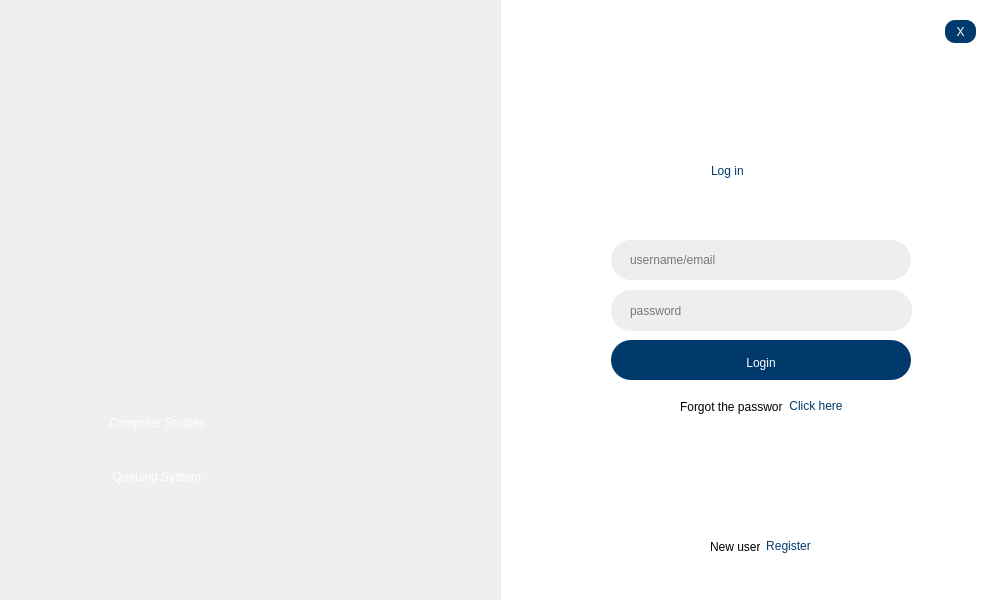
<?xml version="1.0" encoding="UTF-8"?>
<ui version="4.0">
 <class>Form</class>
 <widget class="QWidget" name="Form">
  <property name="geometry">
   <rect>
    <x>0</x>
    <y>0</y>
    <width>1000</width>
    <height>600</height>
   </rect>
  </property>
  <property name="minimumSize">
   <size>
    <width>1000</width>
    <height>600</height>
   </size>
  </property>
  <property name="maximumSize">
   <size>
    <width>1000</width>
    <height>600</height>
   </size>
  </property>
  <property name="windowTitle">
   <string>Form</string>
  </property>
  <widget class="QFrame" name="frame_2">
   <property name="geometry">
    <rect>
     <x>501</x>
     <y>0</y>
     <width>501</width>
     <height>624</height>
    </rect>
   </property>
   <property name="styleSheet">
    <string notr="true">background-color: rgb(255, 255, 255);</string>
   </property>
   <property name="frameShape">
    <enum>QFrame::NoFrame</enum>
   </property>
   <property name="frameShadow">
    <enum>QFrame::Plain</enum>
   </property>
   <widget class="QLabel" name="label">
    <property name="geometry">
     <rect>
      <x>210</x>
      <y>140</y>
      <width>101</width>
      <height>61</height>
     </rect>
    </property>
    <property name="styleSheet">
     <string notr="true">font: 26pt &quot;Segoe UI&quot;;
color: rgb(0, 58, 108);</string>
    </property>
    <property name="text">
     <string>Log in</string>
    </property>
   </widget>
   <widget class="QPushButton" name="login_btn">
    <property name="geometry">
     <rect>
      <x>110</x>
      <y>340</y>
      <width>300</width>
      <height>40</height>
     </rect>
    </property>
    <property name="minimumSize">
     <size>
      <width>300</width>
      <height>40</height>
     </size>
    </property>
    <property name="maximumSize">
     <size>
      <width>300</width>
      <height>40</height>
     </size>
    </property>
    <property name="styleSheet">
     <string notr="true">QPushButton{
	background-color: rgb(0, 58, 108);
	border: none;
	padding-top: 5px;
	color: rgb(255, 255, 255);
	border-radius: 20px;
} 
QPushButton:hover{
	background-color: rgb(85, 170, 255);
}
QPushButton:pressed{
	background-color:rgb(70, 141, 211);
}</string>
    </property>
    <property name="text">
     <string>Login</string>
    </property>
   </widget>
   <widget class="QLineEdit" name="username_field">
    <property name="geometry">
     <rect>
      <x>110</x>
      <y>240</y>
      <width>300</width>
      <height>40</height>
     </rect>
    </property>
    <property name="minimumSize">
     <size>
      <width>300</width>
      <height>40</height>
     </size>
    </property>
    <property name="styleSheet">
     <string notr="true">QLineEdit{
	border: 2px solid  rgb(238, 238, 238);
	border-radius: 20px;
	padding-left: 15px;
	padding-right: 20px;
	background-color: rgb(238, 238, 238);
}
QLineEdit:hover{
	border: 2px solid rgb(135, 197, 255);
}
QLineEdit:focus{
	border: 2px solid rgb(135, 197, 255);
}</string>
    </property>
    <property name="placeholderText">
     <string>username/email</string>
    </property>
   </widget>
   <widget class="QLineEdit" name="password_field">
    <property name="geometry">
     <rect>
      <x>110</x>
      <y>290</y>
      <width>301</width>
      <height>41</height>
     </rect>
    </property>
    <property name="minimumSize">
     <size>
      <width>300</width>
      <height>40</height>
     </size>
    </property>
    <property name="styleSheet">
     <string notr="true">QLineEdit{
	border: 2px solid  rgb(238, 238, 238);
	border-radius: 20px;
	padding-left: 15px;
	padding-right: 20px;
	background-color: rgb(238, 238, 238)
}
QLineEdit:hover{
	border: 2px solid rgb(135, 197, 255)
}
QLineEdit:focus{
	border: 2px solid rgb(135, 197, 255)
}</string>
    </property>
    <property name="echoMode">
     <enum>QLineEdit::Password</enum>
    </property>
    <property name="placeholderText">
     <string>password</string>
    </property>
   </widget>
   <widget class="QLabel" name="label_3">
    <property name="geometry">
     <rect>
      <x>210</x>
      <y>40</y>
      <width>100</width>
      <height>100</height>
     </rect>
    </property>
    <property name="minimumSize">
     <size>
      <width>100</width>
      <height>100</height>
     </size>
    </property>
    <property name="maximumSize">
     <size>
      <width>100</width>
      <height>100</height>
     </size>
    </property>
    <property name="text">
     <string/>
    </property>
    <property name="pixmap">
     <pixmap>../icons/PicsArt_04-13-11.17.06.png</pixmap>
    </property>
    <property name="scaledContents">
     <bool>true</bool>
    </property>
   </widget>
   <widget class="QFrame" name="frame_3">
    <property name="geometry">
     <rect>
      <x>200</x>
      <y>530</y>
      <width>119</width>
      <height>33</height>
     </rect>
    </property>
    <property name="frameShape">
     <enum>QFrame::NoFrame</enum>
    </property>
    <property name="frameShadow">
     <enum>QFrame::Plain</enum>
    </property>
    <layout class="QHBoxLayout" name="horizontalLayout_2">
     <item>
      <widget class="QLabel" name="label_2">
       <property name="text">
        <string>New user? </string>
       </property>
      </widget>
     </item>
     <item>
      <widget class="QPushButton" name="gotoregister_btn">
       <property name="styleSheet">
        <string notr="true">QPushButton{
	border: none;
	background-color: rgb(255, 255, 255);
	color: rgb(0, 58, 108);
}

QPushButton:hover{
	color: rgb(85, 170, 255);
}</string>
       </property>
       <property name="text">
        <string>Register</string>
       </property>
      </widget>
     </item>
    </layout>
   </widget>
   <widget class="QFrame" name="frame">
    <property name="geometry">
     <rect>
      <x>170</x>
      <y>390</y>
      <width>181</width>
      <height>33</height>
     </rect>
    </property>
    <property name="frameShape">
     <enum>QFrame::NoFrame</enum>
    </property>
    <property name="frameShadow">
     <enum>QFrame::Plain</enum>
    </property>
    <layout class="QHBoxLayout" name="horizontalLayout">
     <item>
      <widget class="QLabel" name="label_9">
       <property name="text">
        <string>Forgot the password?</string>
       </property>
      </widget>
     </item>
     <item>
      <widget class="QPushButton" name="pushButton_2">
       <property name="styleSheet">
        <string notr="true">QPushButton{
	border: none;
	background-color: rgb(255, 255, 255);
	color: rgb(0, 58, 108);
}

QPushButton:hover{
	color: rgb(85, 170, 255);
}</string>
       </property>
       <property name="text">
        <string>Click here</string>
       </property>
      </widget>
     </item>
    </layout>
   </widget>
   <widget class="QPushButton" name="close_btn">
    <property name="geometry">
     <rect>
      <x>444</x>
      <y>20</y>
      <width>31</width>
      <height>23</height>
     </rect>
    </property>
    <property name="styleSheet">
     <string notr="true">border: none;
background-color: rgb(0, 58, 108);
color: rgb(255, 255, 255);
border-radius: 10px</string>
    </property>
    <property name="text">
     <string>X</string>
    </property>
   </widget>
  </widget>
  <widget class="QLabel" name="label_4">
   <property name="geometry">
    <rect>
     <x>0</x>
     <y>0</y>
     <width>501</width>
     <height>631</height>
    </rect>
   </property>
   <property name="text">
    <string/>
   </property>
   <property name="pixmap">
    <pixmap>../icons/background_image.jpg</pixmap>
   </property>
   <property name="scaledContents">
    <bool>true</bool>
   </property>
  </widget>
  <widget class="QLabel" name="label_5">
   <property name="geometry">
    <rect>
     <x>100</x>
     <y>60</y>
     <width>300</width>
     <height>250</height>
    </rect>
   </property>
   <property name="minimumSize">
    <size>
     <width>300</width>
     <height>250</height>
    </size>
   </property>
   <property name="styleSheet">
    <string notr="true">border: none</string>
   </property>
   <property name="frameShape">
    <enum>QFrame::WinPanel</enum>
   </property>
   <property name="text">
    <string/>
   </property>
   <property name="pixmap">
    <pixmap>../icons/CS.png</pixmap>
   </property>
   <property name="scaledContents">
    <bool>true</bool>
   </property>
  </widget>
  <widget class="QFrame" name="frame_4">
   <property name="geometry">
    <rect>
     <x>100</x>
     <y>390</y>
     <width>308</width>
     <height>120</height>
    </rect>
   </property>
   <property name="frameShape">
    <enum>QFrame::NoFrame</enum>
   </property>
   <property name="frameShadow">
    <enum>QFrame::Plain</enum>
   </property>
   <layout class="QVBoxLayout" name="verticalLayout">
    <item>
     <widget class="QLabel" name="label_7">
      <property name="styleSheet">
       <string notr="true">color: rgb(255, 255, 255);
font: 26pt &quot;Segoe UI&quot;;
</string>
      </property>
      <property name="text">
       <string>Computer Studies </string>
      </property>
     </widget>
    </item>
    <item>
     <widget class="QLabel" name="label_8">
      <property name="styleSheet">
       <string notr="true">color: rgb(255, 255, 255);
font: 26pt &quot;Segoe UI&quot;;</string>
      </property>
      <property name="text">
       <string> Queuing System</string>
      </property>
     </widget>
    </item>
   </layout>
  </widget>
 </widget>
 <resources/>
 <connections/>
</ui>
